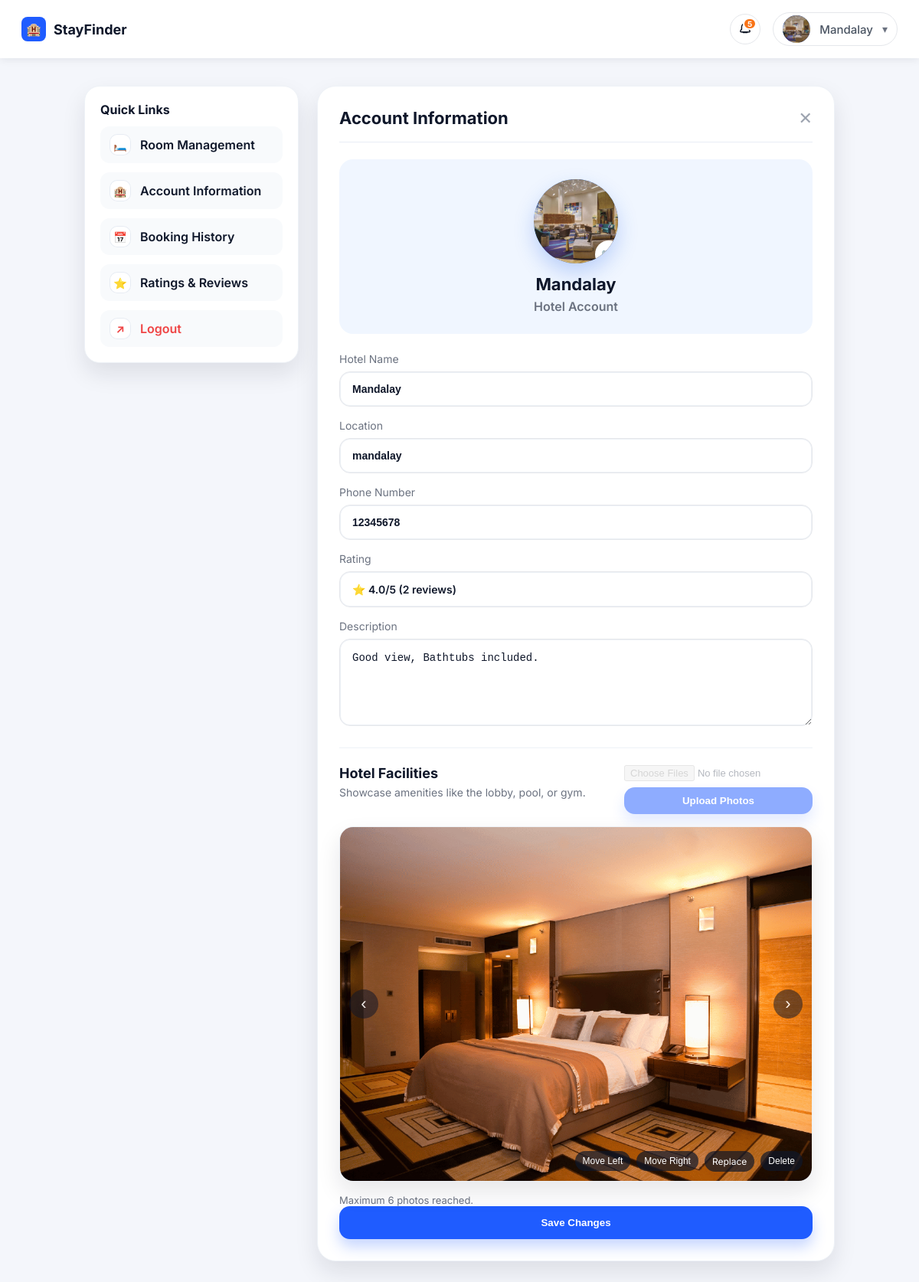
The app's page /accounts/hotel-profile/ (signed in) with its own data.
### accounts/models.py (models this page shows, shortened)
class Profile(models.Model):
    class AccountType(models.TextChoices):
        GUEST = "guest", "Guest"
        HOTEL = "hotel", "Hotel"
        ADMIN = "admin", "Admin"
    class HotelVerificationStatus(models.TextChoices):
        PENDING = "pending", "Pending Review"
        APPROVED = "approved", "Approved"
        REJECTED = "rejected", "Rejected"
    user = models.OneToOneField(
        settings.AUTH_USER_MODEL, on_delete=models.CASCADE, related_name="profile"
    )
    full_name = models.CharField(max_length=150)
    account_type = models.CharField(
        max_length=20, choices=AccountType.choices, default=AccountType.GUEST
    )
    hotel_verification_status = models.CharField(
        max_length=20,
        choices=HotelVerificationStatus.choices,
        default=HotelVerificationStatus.APPROVED,
    )
    phone_number = models.CharField(max_length=30, blank=True, default="")
    location = models.CharField(max_length=200, blank=True, default="")
    description = models.TextField(blank=True, default="")
    profile_image_url = models.URLField(blank=True, default="")
    profile_image = models.ImageField(
        upload_to="profiles/",
        blank=True,
        null=True,
    )
    hotel_license_image = models.ImageField(
        upload_to="hotel_licenses/",
        blank=True,
        null=True,
    )
    created_at = models.DateTimeField(auto_now_add=True)
    @property
    def is_hotel_approved(self) -> bool:
        if self.account_type != self.AccountType.HOTEL:
            return True
        return self.hotel_verification_status == self.HotelVerificationStatus.APPROVED

class ProfileFacilityImage(models.Model):
    profile = models.ForeignKey(
        Profile,
        on_delete=models.CASCADE,
        related_name="facility_images",
    )
    image = models.ImageField(upload_to="facilities/")
    sort_order = models.PositiveIntegerField(default=0)
    uploaded_at = models.DateTimeField(auto_now_add=True)
    class Meta:
        ordering = ("sort_order", "-uploaded_at")

### accounts/views.py (the view)
# urls.py: path("hotel-profile/", views.hotel_profile_view, name="hotel_profile"),
@login_required
def hotel_profile_view(request):
    profile, _ = get_or_create_profile(request.user)
    if profile.account_type != Profile.AccountType.HOTEL:
        return redirect("home")
    if not profile.is_hotel_approved:
        return redirect("login")
    notification_id = (request.GET.get("notification") or "").strip()
    if notification_id.isdigit():
        BookingNotification.objects.filter(
            id=int(notification_id),
            recipient=profile,
            is_read=False,
        ).update(is_read=True)
    review_stats = BookingReview.objects.filter(
        booking__room__hotel=profile,
        booking__status__in=[Booking.Status.CONFIRMED, Booking.Status.COMPLETED],
    ).aggregate(avg_rating=Avg("rating"), review_count=Count("id"))
    avg_rating = review_stats["avg_rating"]
    review_count = int(review_stats["review_count"] or 0)
    facility_images = profile.facility_images.all()
    facility_limit = 6
    facility_remaining = max(facility_limit - facility_images.count(), 0)
    return render(
        request,
        "accounts/hotel_profile.html",
        {
            "profile": profile,
            "facility_images": facility_images,
            "facility_limit": facility_limit,
            "facility_remaining": facility_remaining,
            "avg_rating": round(float(avg_rating), 1) if avg_rating is not None else None,
            "review_count": review_count,
        },
    )

### accounts/views.py (called while the page is built)
def get_or_create_profile(user):
    return Profile.objects.get_or_create(
        user=user,
        defaults={
            "full_name": user.get_full_name() or user.username,
            "account_type": Profile.AccountType.GUEST,
        },
    )

### accounts/templates/accounts/hotel_profile.html (shortened to what this page needs)
{% load static %}
<!DOCTYPE html>
<html lang="en">
  <head>
    <link rel="stylesheet" href="{% static 'accounts/css/hotel_profile.css' %}?v=20260224b" />
  </head>
  <body>
    <header class="topbar">
      <div class="brand">
        <span class="brand__icon">🏨</span>
        <span class="brand__name">StayFinder</span>
      </div>
      <div class="topbar__actions">
        {% include 'accounts/partials/notifications_menu.html' %}
        <details class="profile-menu">
          <summary class="profile-trigger">
            <span class="profile-trigger__content">
              <span class="profile-trigger__avatar">
                {% if profile.profile_image %}
                  <img src="{{ profile.profile_image.url }}" alt="Profile photo" />
                {% elif profile.profile_image_url %}
                  <img src="{{ profile.profile_image_url }}" alt="Profile photo" />
                {% else %}
                  <span class="profile-trigger__initial">{{ profile.full_name|slice:":1" }}</span>
                {% endif %}
              </span>
              <span class="profile-trigger__text">
                <span class="profile-trigger__name">{{ profile.full_name }}</span>
              </span>
              <span class="profile-trigger__chevron">▾</span>
            </span>
          </summary>
        </details>
      </div>
    </header>
    <main class="page">
      <div class="profile-layout">
        <aside class="profile-sidebar">
          <div class="sidebar-card">
            <h2 class="sidebar-title">Quick Links</h2>
            <a class="sidebar-link" href="{% url 'hotel_home' %}">
              <span class="sidebar-link__icon">🛏️</span>
              <span>Room Management</span>
            </a>
            <a class="sidebar-link" href="{% url 'hotel_profile' %}">
              <span class="sidebar-link__icon">🏨</span>
              <span>Account Information</span>
            </a>
            <a class="sidebar-link" href="{% url 'hotel_booking_history' %}">
              <span class="sidebar-link__icon">📅</span>
              <span>Booking History</span>
            </a>
            <a class="sidebar-link" href="{% url 'hotel_reviews' %}">
              <span class="sidebar-link__icon">⭐</span>
              <span>Ratings &amp; Reviews</span>
            </a>
            <a class="sidebar-link sidebar-link--danger" href="{% url 'logout' %}">
              <span class="sidebar-link__icon">↗</span>
              <span>Logout</span>
            </a>
          </div>
        </aside>
        <section class="profile-card">
        <header class="profile-card__header">
          <h1>Account Information</h1>
          <a class="close-button" href="{% url 'hotel_home' %}" aria-label="Close">✕</a>
        </header>
        <section class="profile-hero">
          <form
            class="profile-image-form"
            id="profile-image-form"
            method="post"
            enctype="multipart/form-data"
            action="{% url 'profile_image_update' %}"
          >
            <button
              class="avatar avatar--editable"
              type="button"
              aria-label="Change profile photo"
              data-action="pick-profile-image"
            >
              {% if profile.profile_image %}
                <img src="{{ profile.profile_image.url }}" alt="Profile photo" />
              {% elif profile.profile_image_url %}
                <img src="{{ profile.profile_image_url }}" alt="Profile photo" />
              {% else %}
                <span class="avatar__initial">{{ profile.full_name|slice:":1" }}</span>
              {% endif %}
              <span class="avatar__badge">📷</span>
            </button>
          </form>
          <div class="profile-hero__text">
            <h2>{{ profile.full_name }}</h2>
            <p>Hotel Account</p>
          </div>
        </section>
        <form
          class="field-group"
          id="profile-update-form"
          method="post"
          action="{% url 'profile_update' %}"
        >
          <label class="field">
            <span>Hotel Name</span>
            <input type="text" name="username" value="{{ profile.full_name }}" required />
          </label>
          <label class="field">
            <span>Location</span>
            <input
              type="text"
              name="location"
              value="{{ profile.location }}"
              placeholder="City or neighborhood"
            />
          </label>
          <label class="field">
            <span>Phone Number</span>
            <input
              type="tel"
              name="phone_number"
              value="{{ profile.phone_number }}"
              placeholder="Not provided"
            />
          </label>
          <label class="field" id="ratings-reviews">
            <span>Rating</span>
            <div class="field__value">
              {% if avg_rating %}
                ⭐ {{ avg_rating }}/5 ({{ review_count }} review{{ review_count|pluralize }})
              {% else %}
                Not rated
              {% endif %}
            </div>
          </label>
          <label class="field">
            <span>Description</span>
            <textarea
              name="description"
              rows="4"
              placeholder="Describe your hotel, services, and amenities"
            >{{ profile.description }}</textarea>
          </label>
        </form>
        <section class="facility-section">
          <header class="facility-header">
            <div>
              <h2>Hotel Facilities</h2>
              <p>Showcase amenities like the lobby, pool, or gym.</p>
            </div>
            <form
              class="facility-upload"
              method="post"
              enctype="multipart/form-data"
              action="{% url 'facility_image_upload' %}"
            >
              <input
                type="file"
                name="facility_images"
                accept="image/*"
                multiple
                {% if facility_remaining == 0 %}disabled{% endif %}
              />
              <button
                class="primary-button"
                type="submit"
                {% if facility_remaining == 0 %}disabled{% endif %}
              >
                Upload Photos
              </button>
            </form>
          </header>
          <div class="facility-slideshow" data-slideshow>
            {% if facility_images %}
              <button
                class="slideshow-control slideshow-control--prev"
                type="button"
                data-action="prev-slide"
                aria-label="Previous photo"
              >
                ‹
              </button>
              <div class="slideshow-track" data-slides>
                {% for image in facility_images %}
                  <div class="slideshow-slide{% if forloop.first %} is-active{% endif %}">
                    <img src="{{ image.image.url }}" alt="Hotel facility" />
                    <div class="slideshow-actions">
                      <form
                        class="slideshow-action"
                        method="post"
                        action="{% url 'facility_image_move' image.id 'prev' %}"
                      >
                        <button type="submit" aria-label="Move left">Move Left</button>
                      </form>
                      <form
                        class="slideshow-action"
                        method="post"
                        action="{% url 'facility_image_move' image.id 'next' %}"
                      >
                        <button type="submit" aria-label="Move right">Move Right</button>
                      </form>
                      <form
                        class="slideshow-action"
                        method="post"
                        enctype="multipart/form-data"
                        action="{% url 'facility_image_replace' image.id %}"
                      >
                        <label class="slideshow-replace">
                          Replace
                        </label>
                      </form>
                      <form
                        class="slideshow-action"
                        method="post"
                        action="{% url 'facility_image_delete' image.id %}"
                      >
                        <button type="submit" aria-label="Delete photo">Delete</button>
                      </form>
                    </div>
                  </div>
                {% endfor %}
              </div>
              <button
                class="slideshow-control slideshow-control--next"
                type="button"
                data-action="next-slide"
                aria-label="Next photo"
              >
                ›
              </button>
            {% else %}
              <div class="facility-empty">
                Add up to {{ facility_limit }} facility photos.
              </div>
            {% endif %}
          </div>
          {% if facility_remaining == 0 %}
            <p class="facility-limit">Maximum {{ facility_limit }} photos reached.</p>
          {% else %}
            <p class="facility-limit">
              You can upload {{ facility_remaining }} more photo{{ facility_remaining|pluralize }}.
            </p>
          {% endif %}
        </section>
        <button class="primary-button profile-save" type="submit" form="profile-update-form">
          Save Changes
        </button>
        </section>
      </div>
    </main>
  </body>
</html>

### records on screen
Profile: profile_image (picture), full_name "Mandalay", username "Mandalay", location "mandalay", phone_number "12345678", description "Good view, Bathtubs included."
ProfileFacilityImage: image (picture)

### other values on screen
{{ booking_notifications_unread_count }} "5"
{{ avg_rating }} "4.0"
{{ review_count }} "2"
{{ facility_limit }} "6"
